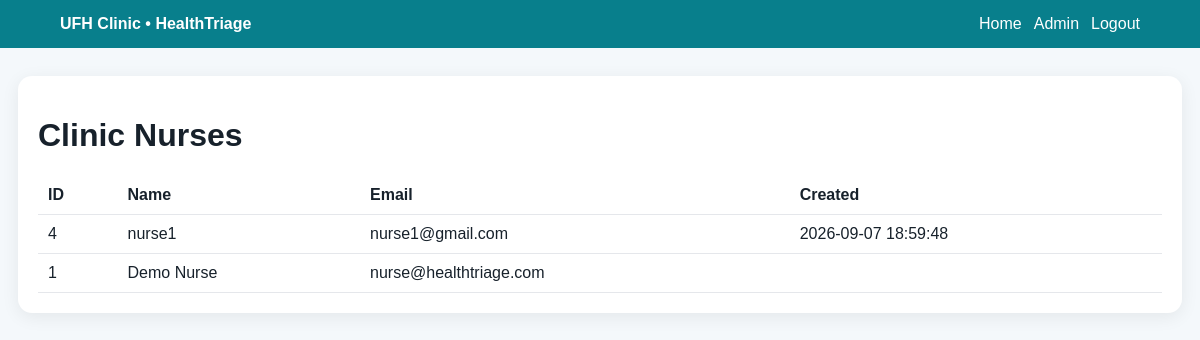
Page /admin/nurses (signed in) on the committed database.
### tables this page shows
CREATE TABLE users (
            id INTEGER PRIMARY KEY AUTOINCREMENT,
            full_name TEXT NOT NULL,
            email TEXT UNIQUE NOT NULL,
            password TEXT NOT NULL,
            role TEXT NOT NULL
        , student_number TEXT DEFAULT "", phone TEXT DEFAULT "", campus TEXT DEFAULT "Alice", created_at TEXT DEFAULT "");

### app.py (the view)
@app.route('/admin/nurses')
def admin_nurses():
    d=require_role('admin','admin_login');
    if d:return d
    c=get_db(); rows=c.execute("SELECT id,full_name,email,created_at FROM users WHERE role='nurse' ORDER BY id DESC").fetchall(); c.close(); return render_template('adminNurses.html',nurses=rows)

### app.py (called while the page is built)
def get_db():
    conn = sqlite3.connect(DB_PATH)
    conn.row_factory = sqlite3.Row
    conn.execute('PRAGMA foreign_keys = ON')
    return conn

def require_role(role, endpoint):
    if session.get('role') != role:
        flash('Please login to continue.', 'error')
        return redirect(url_for(endpoint))
    return None

@app.context_processor
def globals_for_templates():
    return {'services': SERVICES, 'today': date.today().isoformat()}

### templates/adminNurses.html
{% extends 'base.html' %}{% block title %}Nurses{% endblock %}{% block content %}<div class="card"><h1>Clinic Nurses</h1><table class="table"><tr><th>ID</th><th>Name</th><th>Email</th><th>Created</th></tr>{% for n in nurses %}<tr><td>{{n['id']}}</td><td>{{n['full_name']}}</td><td>{{n['email']}}</td><td>{{n['created_at']}}</td></tr>{% endfor %}</table></div>{% endblock %}

### templates/base.html (style rules this page uses)
* { box-sizing:border-box }
body { margin:0;font-family:Arial,Helvetica,sans-serif;background:#f4f8fb;color:#17212b }
.card { background:#fff;border-radius:14px;padding:20px;margin:16px 0;box-shadow:0 4px 18px #00000012 }
.table { width:100%;border-collapse:collapse }
.table th,.table td { padding:10px;border-bottom:1px solid #e5e7eb;text-align:left;vertical-align:top }

### rows in the picture
users: id "4", full_name "nurse1", email "nurse1@gmail.com", created_at "2026-09-07 18:59:48"
users: id "1", full_name "Demo Nurse", email "nurse@healthtriage.com"
